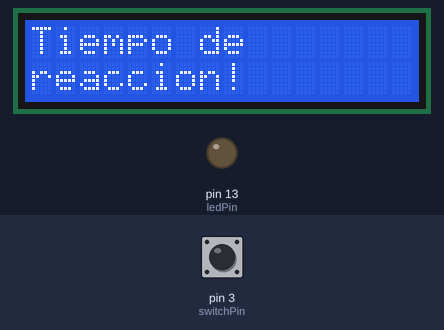
Bench run of a sketch on a simulated Arduino Uno, built with avr-gcc and run on an emulated ATmega328P. On the bench: 16×2 character LCD, output pins drawn as LEDs (lit = HIGH). Dashed ring = blinking. The inputs (shaded band) are chosen by the test bench; at power-on: pin 3 (switchPin) HIGH. Random numbers use the default seed unless the sketch sets one; what the sketch prints to the serial monitor is not drawn.

Above: at 1.2 s.
1.3 s: pin 3 (switchPin) pulled LOW for 0.15 s
At 1.5 s:
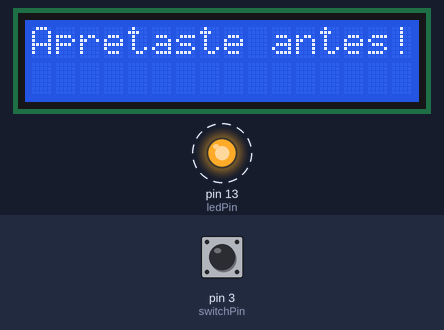
2.0 s: pin 3 (switchPin) pulled LOW for 3.2 s
At 6.0 s:
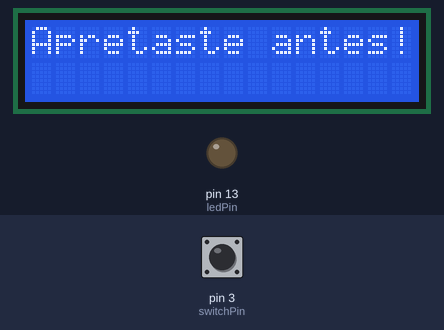
6.8 s: pin 3 (switchPin) pulled LOW for 1 s
Timing chart, 0 to 9.8 s (numbered marks = the images above; inputs shaded):
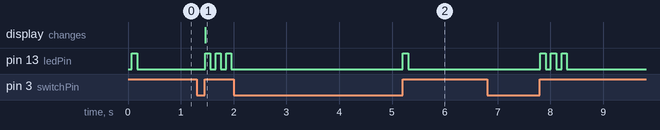

Measured:
- after the input at 1.3 s, pin 13 (ledPin): alternates HIGH for 0.10 s and LOW for 0.10 s, starting after 0.16 s; the display: changes after 0.16 s (image 1)
- after the input at 2.0 s, pin 13 (ledPin): LOW → HIGH after 3.2 s, → LOW 0.10 s later

The sketch:

reactiontimeRC.ino
```cpp
int switchPin = 3 ;
int ledPin = 13 ;
boolean lastButton = LOW;
boolean currentButton = LOW;
boolean Started = false;
boolean timer = false;
long startTime;
long endTime;
int randomTime;
long beginTime;
float elapsedTime;

#include <LiquidCrystal.h>
LiquidCrystal lcd(12,11,5,4,6,2);

void setup()
{
  pinMode(switchPin, INPUT_PULLUP);
  pinMode(ledPin, OUTPUT);
  Serial.begin(9600);

  lcd.begin(16, 2);
  lcd.clear();
  lcd.print("Tiempo de ");
  lcd.setCursor(0,1);
  lcd.print("reaccion!");
}
boolean debounce(boolean last)
{
  boolean current = digitalRead(switchPin);
  if(last != current)
  {
    delay(5);
    current = digitalRead(switchPin);
  }
  return current;
}

void loop()
{
  // see if button pressed
  currentButton = debounce(lastButton);
  if(lastButton == LOW && currentButton == HIGH)
  {
    if(Started==false){
      Started=true;
      randomTime = random(4,10);
      randomTime = randomTime*1000;
      Blink();
      beginTime=millis();
    }
    else{
      if((millis()-beginTime)>=randomTime){
          Stop();
          Started=false;
          timer=false;
      }

      else{
        Started=false;
        timer=false;
        lcd.clear();
        lcd.print("Apretaste antes!");
        Serial.println("Apretaste el boton antes!");
        for(int i=0; i<3; i++){
          Blink();
        }
      }
    }
  }

  lastButton = currentButton;

  if(Started == true && (millis()-beginTime)>=randomTime && timer==false){
    Serial.println("Inicio");
    timer=true;
    Start();
  }
}

void Start(){
  startTime = millis();
  digitalWrite(ledPin, HIGH);
}

void Blink(){
  digitalWrite(ledPin, HIGH);
  delay(100);
  digitalWrite(ledPin, LOW);
  delay(100);
}

void Stop(){
  endTime = millis();
  elapsedTime = (endTime - startTime)+5;
  elapsedTime = elapsedTime;
  lcd.clear();
  lcd.print("ms: ");
  lcd.print(int(elapsedTime));
  Serial.print("Tiempo en milisegundos: ");
  Serial.println(int(elapsedTime));
  digitalWrite(ledPin, LOW);
}
```
